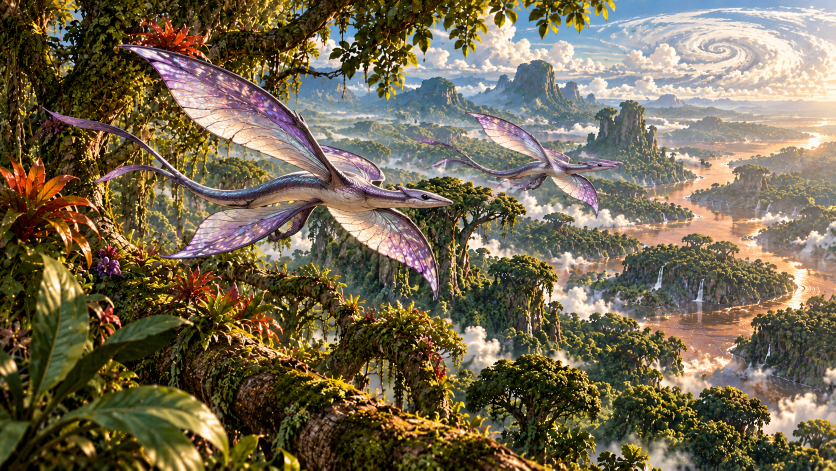
#> input picture projects/a-right-little-something/reference-images/first-contact-v65/canopy-life.png, 1672 x 941 px, given in place of base.mp4, which was not available (shown at 1/2 size)
$ python render.py   (older library calls are emulated)
#> lines starting #> are read from the running program, lines starting #| are printed output that depends on the picture; after the words box and inside, x2 and y2 are one past the last pixel; in counts of white or black regions, pixels touching at a corner belong together; pictures that were not available may be replaced by others from this repository, and a replacement may not be noted
"""Tracked aperture reveal and restrained leaf phosphor, no new generation."""
import json,sys,subprocess
from pathlib import Path
import numpy as np
ROOT=Path(__file__).resolve().parents[2];OUT=Path(__file__).resolve().parent
sys.path.insert(0,str(ROOT/'out/fx_tracking_deps'))
import cv2
OUT.mkdir(exist_ok=True);(OUT/'composite').mkdir(exist_ok=True)
# Paired eyes share an animal's cue, with a one-frame asymmetry. Waking=1621.
groups=[('far_amber',[(495,175),(509,175)],6,24),
 ('left_cyan',[(296,207),(345,207)],13,37),
 ('right_pink',[(935,216),(970,216)],12,44),
 ('middle_amber',[(665,307),(682,307)],6,31),
 ('middle_green',[(530,378),(544,378)],5,49),
 ('right_violet',[(817,385),(849,385)],11,53),
 ('low_green',[(636,431)],6,58),
 ('right_cyan',[(1107,403),(1184,403)],20,57),
 ('left_amber',[(154,459),(237,453)],23,51)]
eyes=[{'name':name,'p':np.array(p,dtype=float),'radius':r,'on':on+j,'side':j} for name,ps,r,on in groups for j,p in enumerate(ps)]
y,x=np.mgrid[:720,:1280].astype(np.float32)
cap=cv2.VideoCapture(str(ROOT/'out/garden_eyes_motion_v1/base.mp4'))
rng=np.random.default_rng(713);noise=rng.random((360,640)).astype(np.float32);previous=None
records=[]
def smooth(a):
 a=np.clip(a,0,1);return a*a*(3-2*a)
for frame in range(81):
 ok,base=cap.read();assert ok
#> further down, base is the input picture: shape (941, 1672, 3); mean B, G, R 80.6, 105, 116.5
 comp=cv2.imread(str(ROOT/'out/garden_eyes_airflow_v2/composite'/f'{frame:04d}.png')).astype(np.float32)
 hsv=cv2.cvtColor(base,cv2.COLOR_BGR2HSV)
#> hsv: shape (941, 1672, 3); mean H, S, V 41.7, 122.4, 121.9
 bright=(hsv[:,:,1]>65)&(hsv[:,:,2]>85)
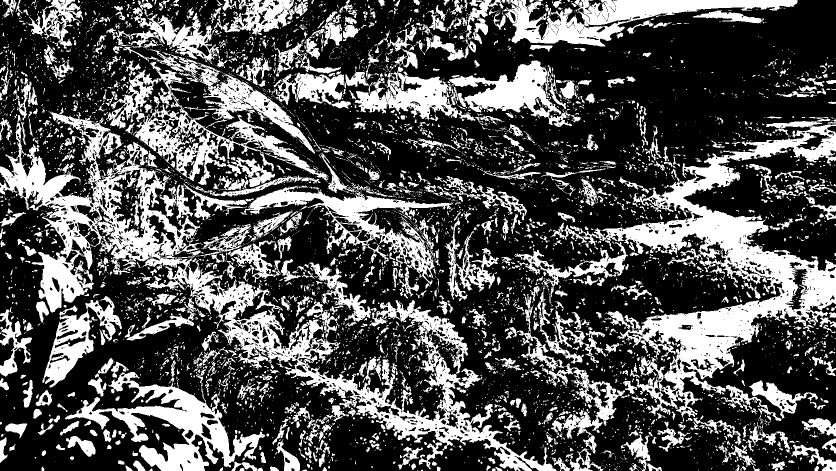
#> bright: shape (941, 1672) bool (shown at 1/2 size); 32.4% white; 5853 white regions (4726 under 20 px), largest, box (x1, y1, x2, y2) and area: (0, 215, 1113, 941) 96703, (1140, 234, 1672, 834) 74755, (130, 744, 530, 941) 23695
 yy,xx=np.nonzero(bright);pixels=np.stack([xx,yy],axis=1)
#> after `pixels = np.stack([xx, yy], axis=1)`: pixels = 509327 pairs, first value 0 to 1671, second value 0 to 940
 positions=np.array([e['p'] for e in eyes]);dist=((pixels[:,None,:]-positions[None,:,:])**2).sum(2)
 assigned=dist.argmin(1)
 cover=np.zeros((720,1280),np.float32);clear=np.zeros_like(cover);eye_info=[]
 for j,e in enumerate(eyes):
  gate=e['radius']+13
  pts=pixels[(assigned==j)&(dist[:,j]<gate**2)]
  if len(pts)>=3:
   center=pts.mean(0);e['p']=center
   rx=max(e['radius']*.65,(pts[:,0].max()-pts[:,0].min()+1)/2)
   ry=max(e['radius']*.65,(pts[:,1].max()-pts[:,1].min()+1)/2)
  else:center=e['p'];rx=ry=e['radius']
  # Feather extends beyond luminous eye to hide its existing bloom when shut.
  d=np.sqrt(((x-center[0])/(rx+9))**2+((y-center[1])/(ry+9))**2)
  region=1-smooth((d-.92)/.45)
  clear=np.maximum(clear,region)
  opening=float(smooth((frame-e['on'])/9))
  lid_curve=np.sqrt(np.clip(1-((x-center[0])/(rx+12))**2,0,1))
  aperture=smooth((opening*(ry+14)*lid_curve-np.abs(y-center[1]))/2.5)
  # Full opening restores the exact source, including surrounding halo.
  hide=region*(1-aperture)*(1-smooth((opening-.85)/.15))
  cover=np.maximum(cover,hide)
  eye_info.append({'name':e['name'],'side':e['side'],'center':center.tolist(),'opening':opening,'pixels':len(pts)})
#> this loop made 17 passes
#> (center, rx, ry) on passes 1 to 12: ([489.5, 177.4], 13, 18.5), ([512.6, 178], 12.5, 18.5), ([292.1, 204.8], 25, 25.5), ([340.5, 208.1], 25, 25.5), ([934.4, 213.6], 21, 24), ([971.5, 210.8], 21, 24.5), ([659.2, 304.5], 13.5, 16.5), ([683.6, 307.9], 13.5, 11.5), ([526, 376.6], 12.5, 17.5), ([548.3, 380.9], 12, 17.5), ([814.5, 385.4], 20, 22.5), ([855.5, 380.4], 19.5, 23.5)
#> pass 1, `d=np.sqrt(((x-center[0])/(rx+9))**2+((y-center[1])/(ry+9))**2)`:
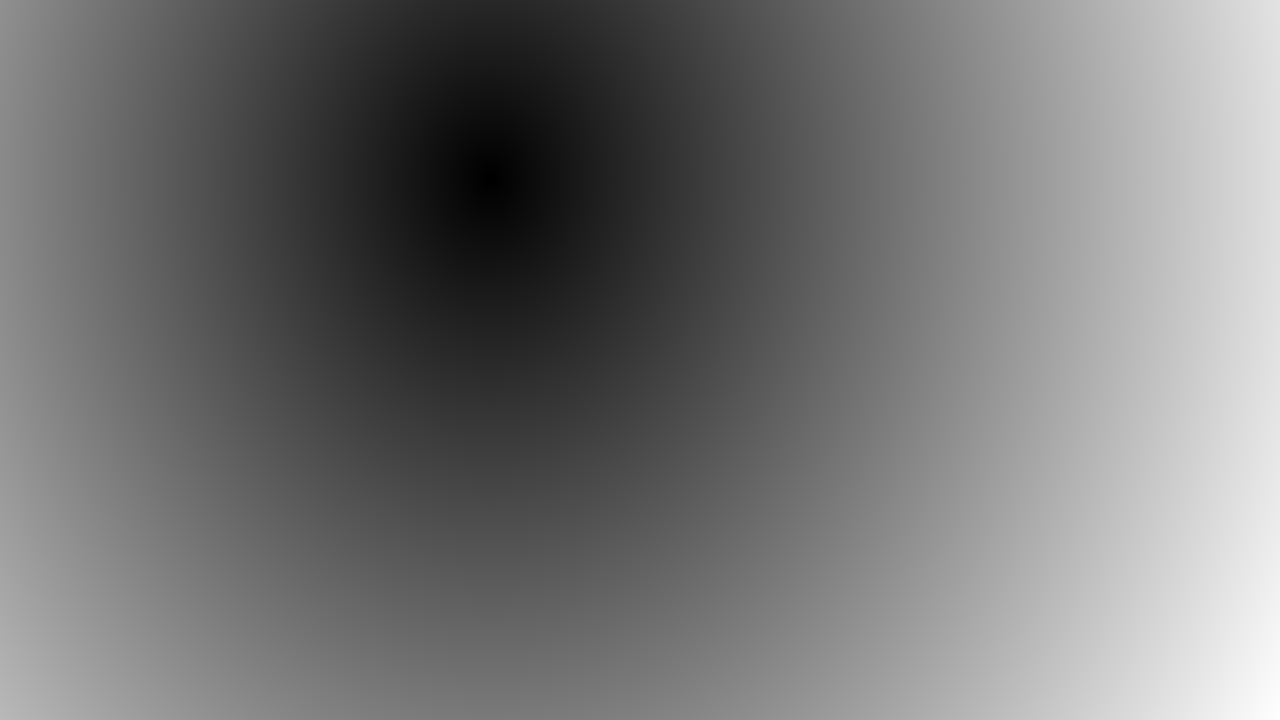
#> d: shape (720, 1280) float32; min 0.0264, max 40.94, mean 18.7; drawn with min black and max white
#> pass 1, in smooth, `a = np.clip(a, 0, 1)`:
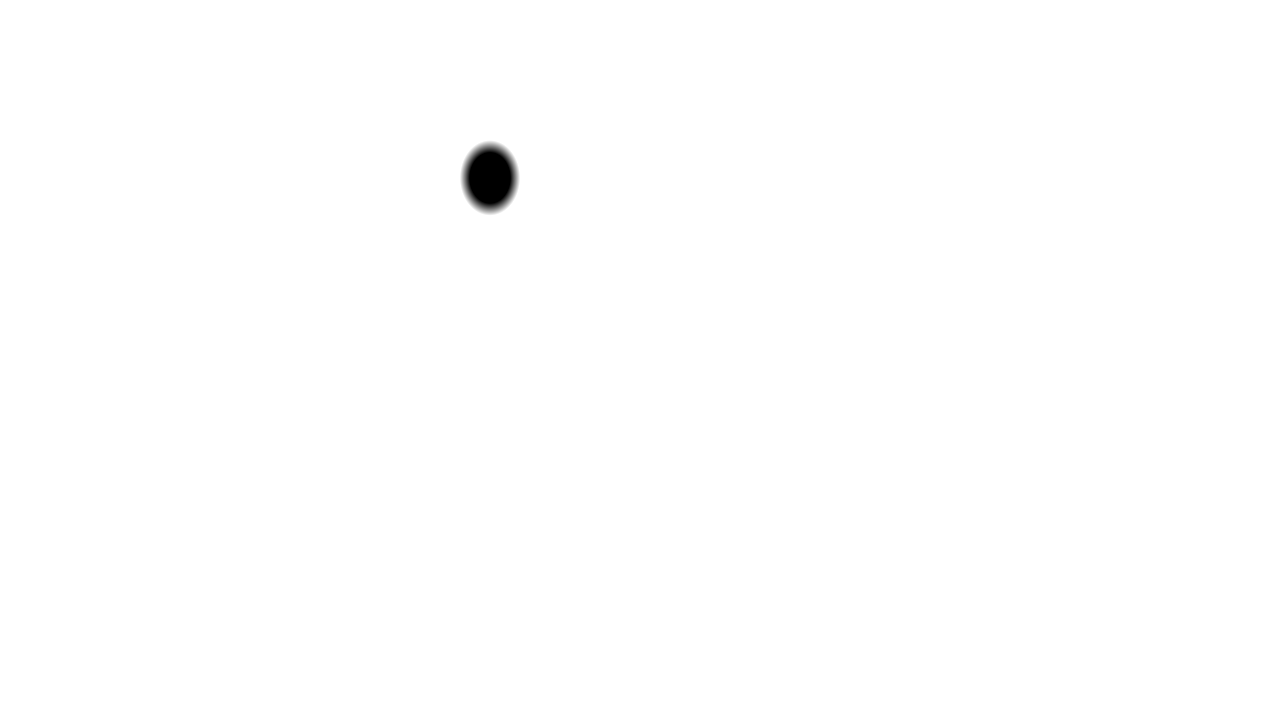
#> a: shape (720, 1280) float32; min 0, max 1, mean 0.997
#> pass 1, `lid_curve=np.sqrt(np.clip(1-((x-center[0])/(rx+12))**2,0,1))`:
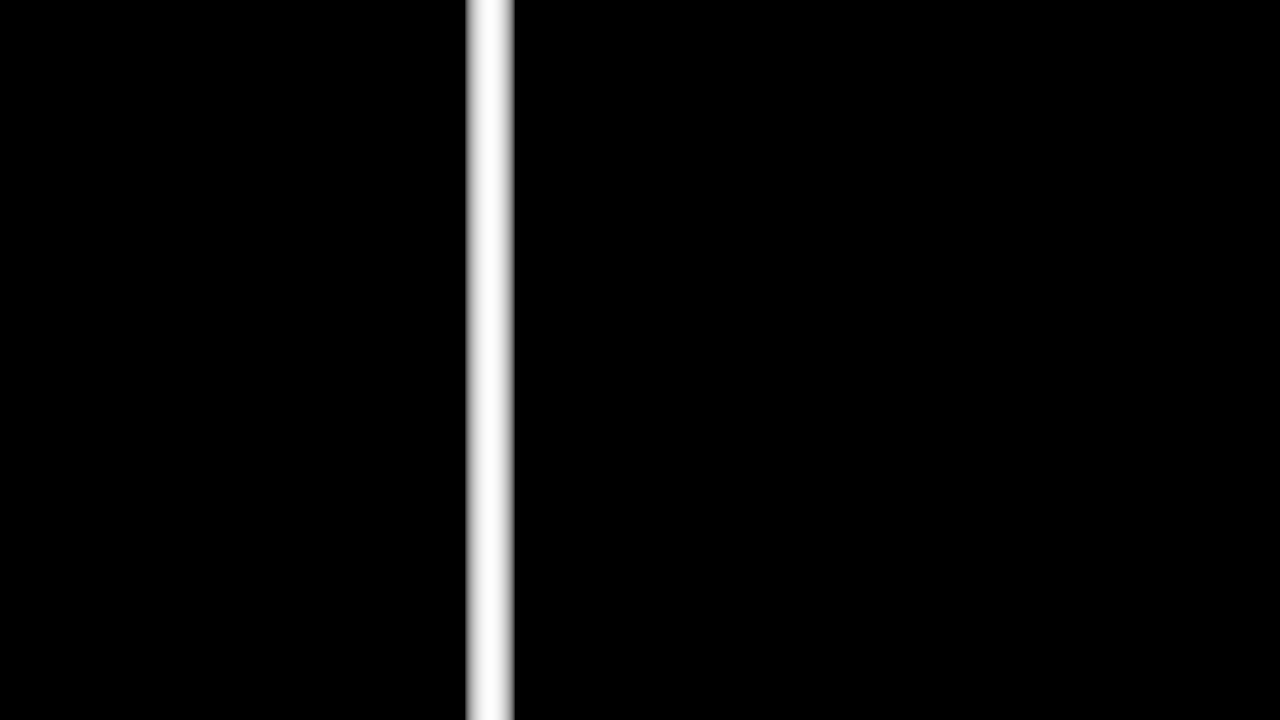
#> lid_curve: shape (720, 1280) float32; min 0, max 1, mean 0.0307
#> after the loop:
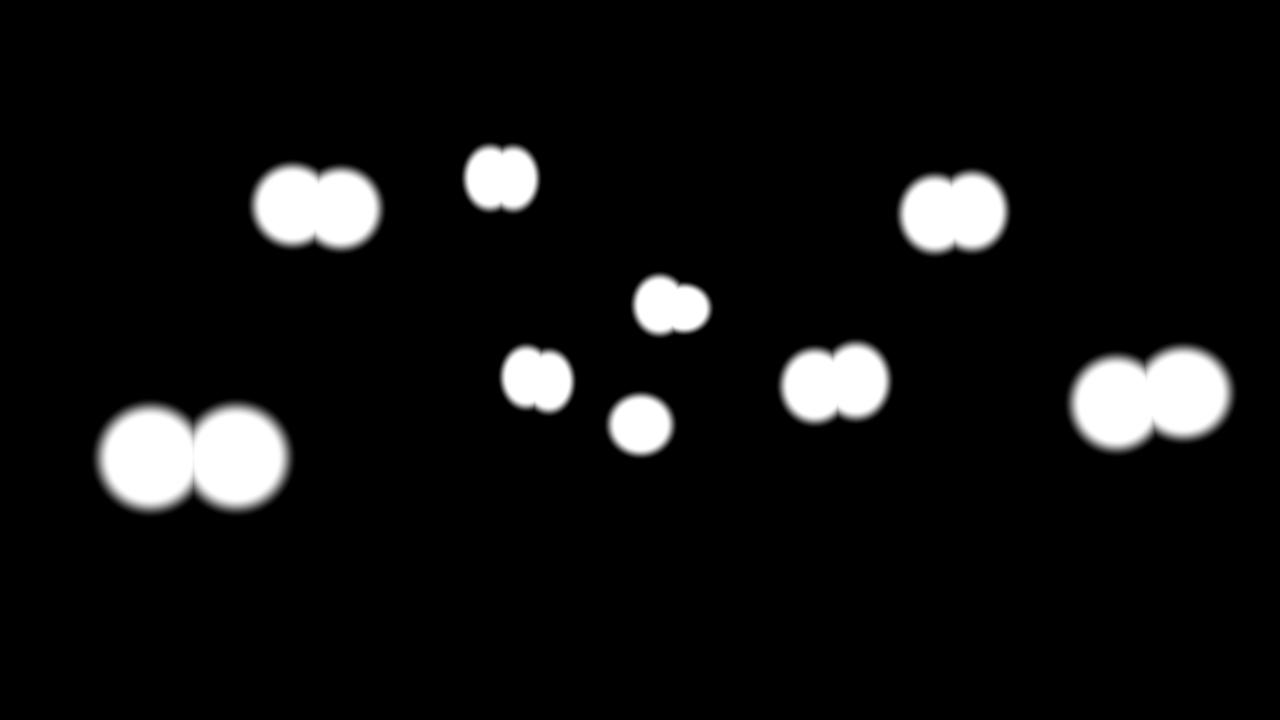
#> clear: shape (720, 1280) float32; min 0, max 1, mean 0.069
#> after the loop, eye_info = 17 items
 # Inpaint source eyes only, never fill arbitrary moving scene objects.
 remove=(clear>.02).astype(np.uint8)*255
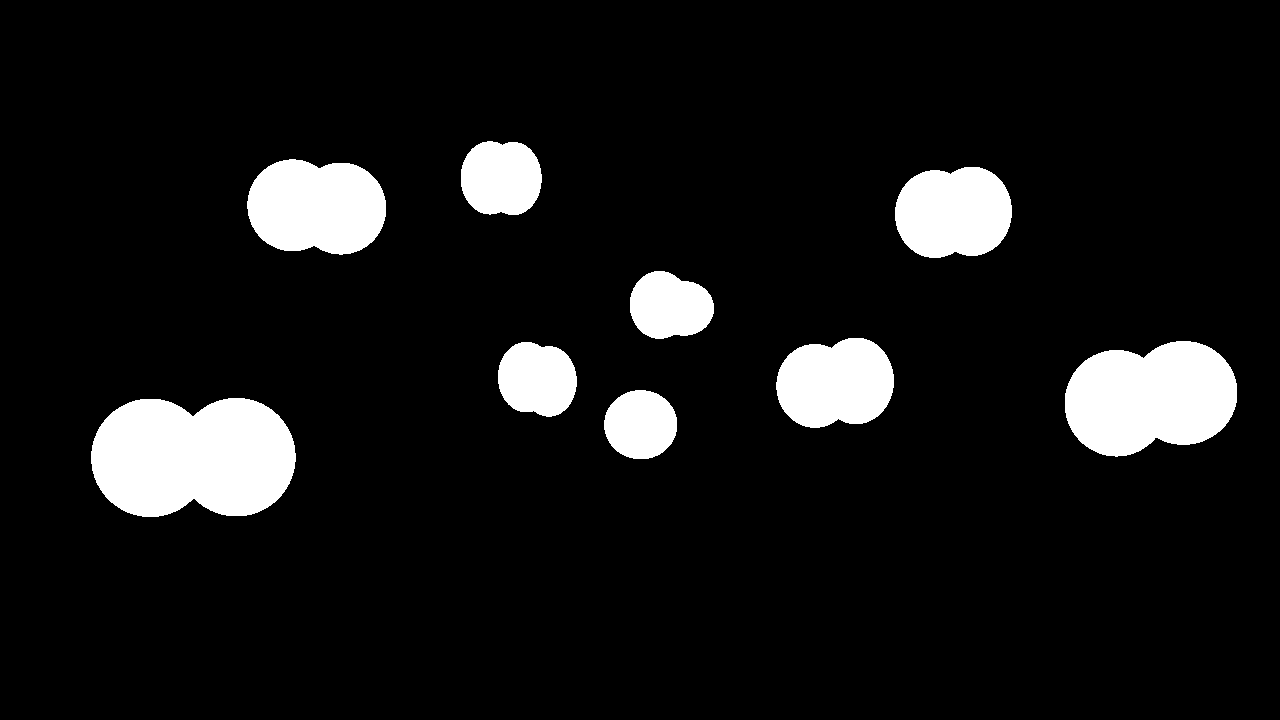
#> remove: shape (720, 1280); 8.9% white; 9 white regions, largest, box (x1, y1, x2, y2) and area: (91, 398, 296, 517) 20255, (1065, 341, 1237, 457) 15365, (247, 159, 386, 255) 10770
#> (the run stopped early here; a loop or call above may not have finished)
